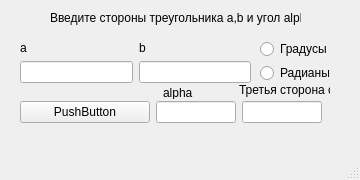
<?xml version="1.0" encoding="UTF-8"?>
<ui version="4.0">
 <class>MainWindow</class>
 <widget class="QMainWindow" name="MainWindow">
  <property name="geometry">
   <rect>
    <x>0</x>
    <y>0</y>
    <width>360</width>
    <height>180</height>
   </rect>
  </property>
  <property name="minimumSize">
   <size>
    <width>360</width>
    <height>180</height>
   </size>
  </property>
  <property name="maximumSize">
   <size>
    <width>360</width>
    <height>180</height>
   </size>
  </property>
  <property name="windowTitle">
   <string>MainWindow</string>
  </property>
  <widget class="QWidget" name="centralwidget">
   <widget class="QLabel" name="label">
    <property name="geometry">
     <rect>
      <x>50</x>
      <y>10</y>
      <width>251</width>
      <height>16</height>
     </rect>
    </property>
    <property name="text">
     <string>Введите стороны треугольника a,b и угол alpha </string>
    </property>
   </widget>
   <widget class="QLabel" name="label_5">
    <property name="geometry">
     <rect>
      <x>239</x>
      <y>80</y>
      <width>91</width>
      <height>20</height>
     </rect>
    </property>
    <property name="text">
     <string>Третья сторона c</string>
    </property>
   </widget>
   <widget class="QLabel" name="label_4">
    <property name="geometry">
     <rect>
      <x>163</x>
      <y>86</y>
      <width>70</width>
      <height>13</height>
     </rect>
    </property>
    <property name="text">
     <string>alpha</string>
    </property>
   </widget>
   <widget class="QWidget" name="">
    <property name="geometry">
     <rect>
      <x>260</x>
      <y>40</y>
      <width>84</width>
      <height>42</height>
     </rect>
    </property>
    <layout class="QVBoxLayout" name="verticalLayout_4">
     <item>
      <widget class="QRadioButton" name="rb_angle_degree">
       <property name="text">
        <string>Градусы</string>
       </property>
      </widget>
     </item>
     <item>
      <widget class="QRadioButton" name="rb_angle_rad">
       <property name="text">
        <string>Радианы</string>
       </property>
      </widget>
     </item>
    </layout>
   </widget>
   <widget class="QWidget" name="">
    <property name="geometry">
     <rect>
      <x>20</x>
      <y>40</y>
      <width>231</width>
      <height>43</height>
     </rect>
    </property>
    <layout class="QHBoxLayout" name="horizontalLayout_2">
     <item>
      <layout class="QVBoxLayout" name="verticalLayout_2">
       <item>
        <widget class="QLabel" name="label_3">
         <property name="text">
          <string>a</string>
         </property>
        </widget>
       </item>
       <item>
        <widget class="QLineEdit" name="le_a"/>
       </item>
      </layout>
     </item>
     <item>
      <layout class="QVBoxLayout" name="verticalLayout">
       <item>
        <widget class="QLabel" name="label_2">
         <property name="text">
          <string>b</string>
         </property>
        </widget>
       </item>
       <item>
        <widget class="QLineEdit" name="le_b"/>
       </item>
      </layout>
     </item>
     <item>
      <layout class="QVBoxLayout" name="verticalLayout_3"/>
     </item>
    </layout>
   </widget>
   <widget class="QWidget" name="">
    <property name="geometry">
     <rect>
      <x>20</x>
      <y>100</y>
      <width>302</width>
      <height>25</height>
     </rect>
    </property>
    <layout class="QHBoxLayout" name="horizontalLayout_3">
     <item>
      <widget class="QPushButton" name="pushButton">
       <property name="text">
        <string>PushButton</string>
       </property>
      </widget>
     </item>
     <item>
      <widget class="QLineEdit" name="le_alpha">
       <property name="maximumSize">
        <size>
         <width>80</width>
         <height>16777215</height>
        </size>
       </property>
      </widget>
     </item>
     <item>
      <widget class="QLineEdit" name="le_c">
       <property name="maximumSize">
        <size>
         <width>80</width>
         <height>16777215</height>
        </size>
       </property>
      </widget>
     </item>
    </layout>
   </widget>
  </widget>
  <widget class="QMenuBar" name="menubar">
   <property name="geometry">
    <rect>
     <x>0</x>
     <y>0</y>
     <width>360</width>
     <height>21</height>
    </rect>
   </property>
  </widget>
  <widget class="QStatusBar" name="statusbar"/>
 </widget>
 <resources/>
 <connections/>
</ui>
